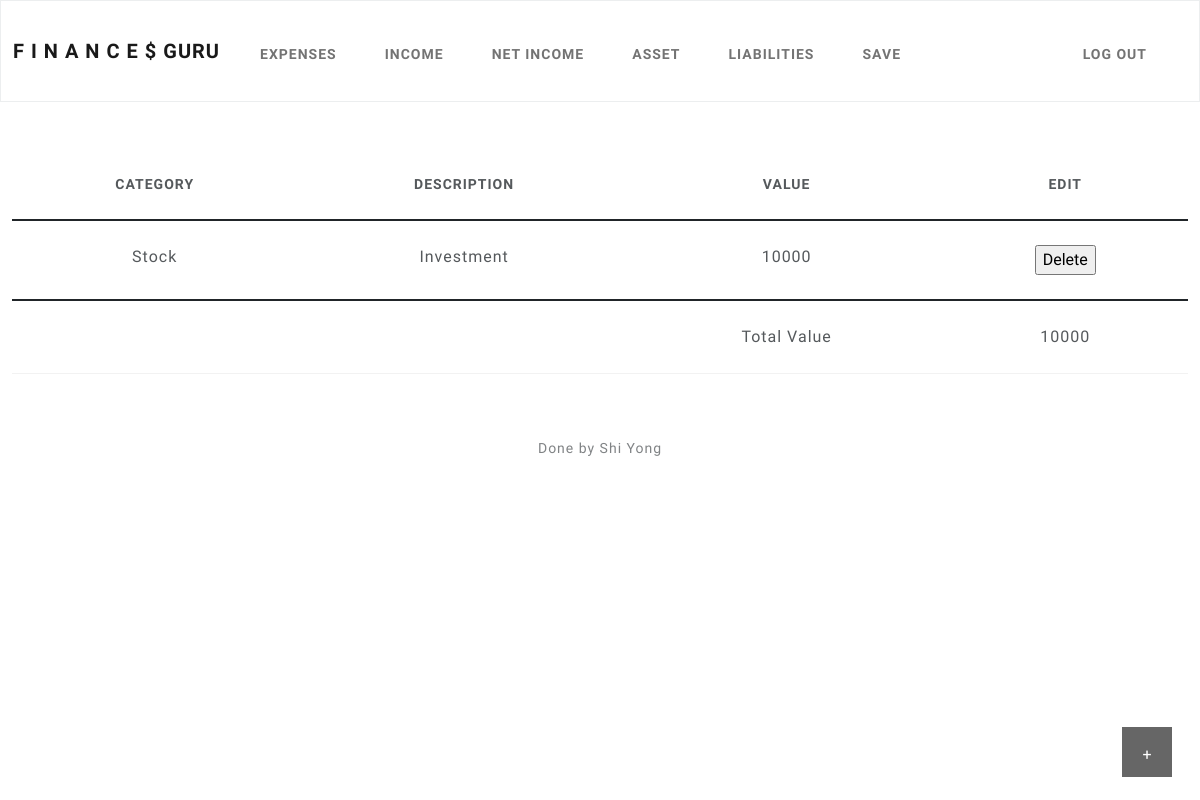
The app's page /asset (signed in) with its own data.
### tables this page shows
CREATE TABLE "Asset" (
	"A_id"	INTEGER,
	"Category"	TEXT,
	"Description"	TEXT,
	"Value"	INTEGER,
	"id"	INTEGER NOT NULL,
	FOREIGN KEY("id") REFERENCES "users"("id"),
	PRIMARY KEY("A_id" AUTOINCREMENT)
);

### app.py (the view)
@app.route("/asset", methods=["GET", "POST"])
@login_required
def asset():
    if request.method == "POST":
        Description = request.form.get('Description')
        value = request.form.get('value')
        Category = request.form.get('Category')
        if Description:
            db.execute("INSERT INTO Asset (id, Description,Value,Category) VALUES(?, ?, ?, ?)", session["user_id"], Description,value,Category)
        Delete = request.form.get('Delete')
        if Delete != None:
            db.execute("DELETE FROM Asset WHERE A_id = ? AND id = ?",Delete,session["user_id"])
        total = db.execute("SELECT SUM(Value) FROM Asset WHERE id = ?", session["user_id"])
        total = total[0]['SUM(Value)']
        if total == None:
            total = 0
        LIST = db.execute("SELECT * FROM Asset WHERE id = ? ORDER BY Value DESC", session["user_id"])
        return render_template('asset.html',LIST=LIST,total = total)
    else:
        total = db.execute("SELECT SUM(Value) FROM Asset WHERE id = ?", session["user_id"])
        total = total[0]['SUM(Value)']
        if total == None:
            total = 0
        LIST = db.execute("SELECT * FROM Asset WHERE id = ? ORDER BY Value DESC", session["user_id"])
        return render_template('asset.html',LIST=LIST,total = total)

### app.py (called while the page is built)
@app.after_request
def after_request(response):
    response.headers["Cache-Control"] = "no-cache, no-store, must-revalidate"
    response.headers["Expires"] = 0
    response.headers["Pragma"] = "no-cache"
    return response

### helpers.py (called while the page is built)
def login_required(f):
    @wraps(f)
    def decorated_function(*args, **kwargs):
        if session.get("user_id") is None:
            return redirect("/login")
        return f(*args, **kwargs)
    return decorated_function

### templates/asset.html (shortened to what this page needs)
{% extends "layout.html" %}
{% block main %}
<button class="open-button" onclick="openForm()">+</button>
  <table class="table" style="margin-left:auto;margin-right:auto;">
        <thead class="thead-dark">
            <tr>
                <th scope="col">Category</th>
                <th scope="col">Description</th>
                <th scope="col">Value</th>
                <th>Edit</th>
            </tr>
        </thead>
        <tbody>
            {% for row in LIST %}
                <tr>
                    <td>{{row['Category']}}</td>
                    <td>{{row['Description']}}</td>
                    <td>{{row['Value']}}</td>
                    <td>
                    <form action="/asset" method="post">
                       <input type="submit" value="Delete" >
                   </form>
                    </td>
                </tr>
            {% endfor %}
        </tbody>
        <tfoot>
                <tr>
                    <td></td>
                    <td></td>
                    <td>Total Value</td>
                    <td >{{ total }}</td>
                </tr>
        </tfoot>
    </table>
{% endblock %}

### templates/asset.html (style rules this page uses)
body * { box-sizing: border-box; }
.open-button { background-color: black; color: white; padding: 16px 20px; border: none; cursor: pointer; opacity: 0.6; position: fixed; bottom: 23px; right: 28px; width: 50px; height: 50px; text-align: center; }

### records on screen
Asset: Category "Stock", Description "Investment", Value "10000"

### other values on screen
{{ total }} "10000"
